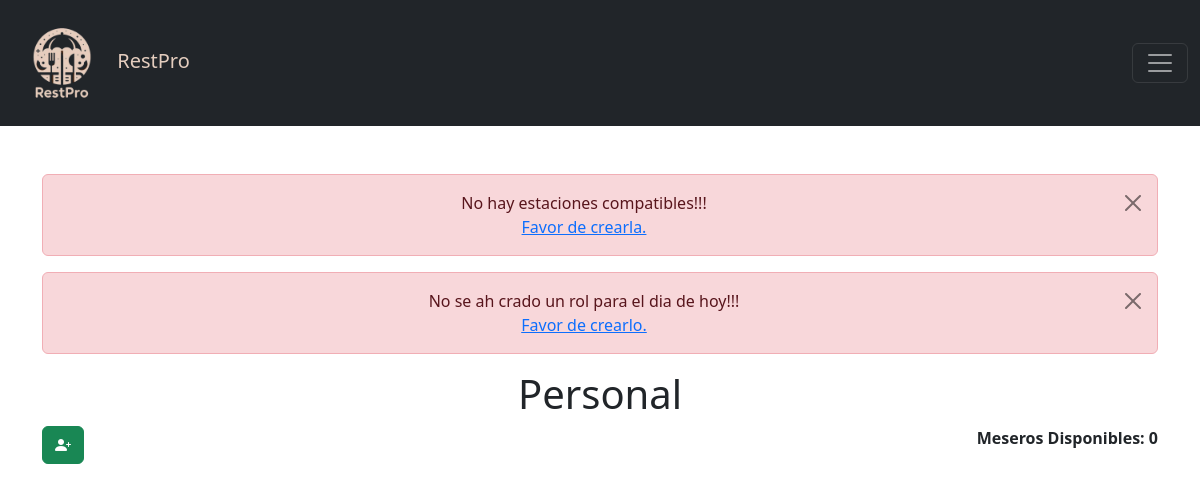
Page /vistas/personal/personal.php (signed in) on the earlier database version.
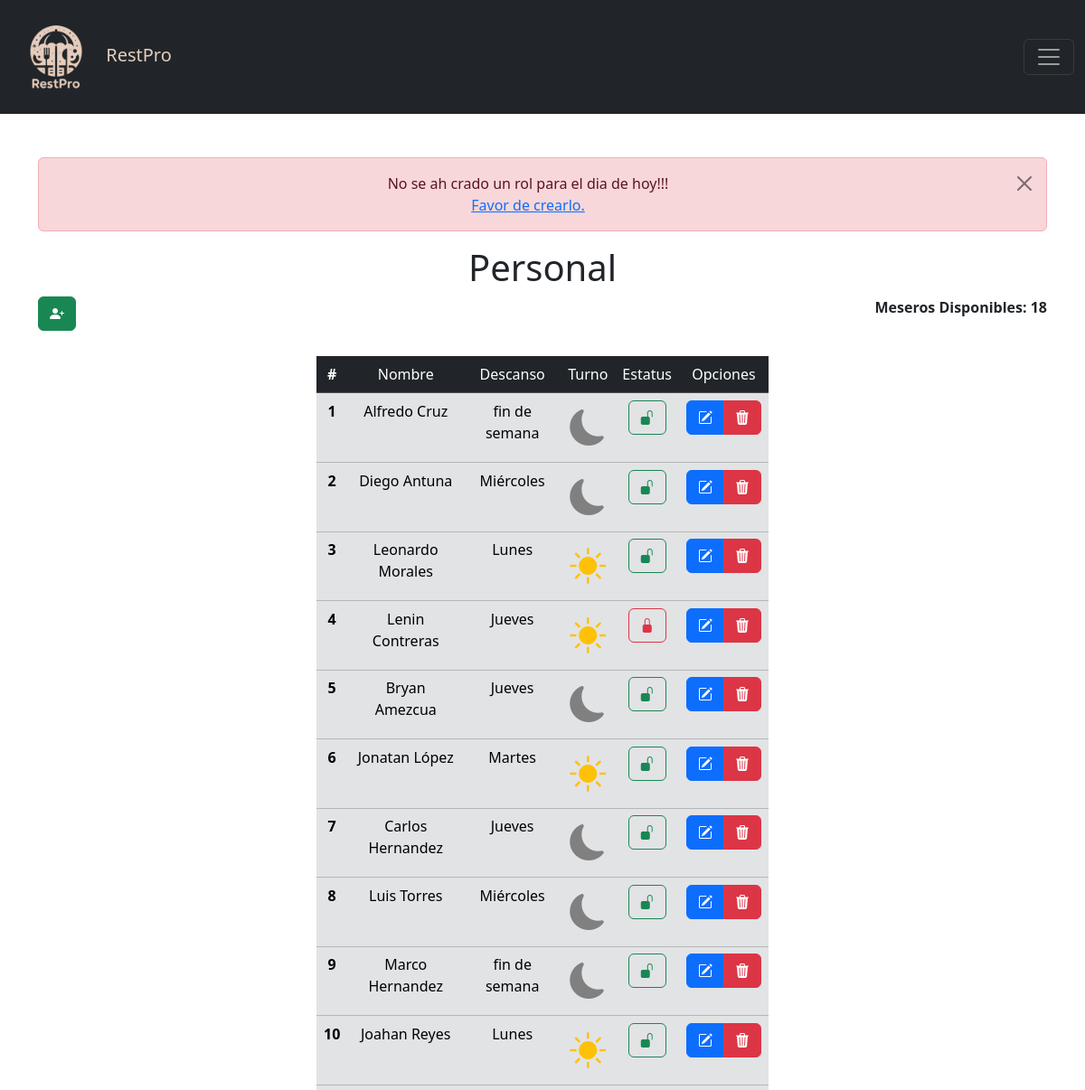
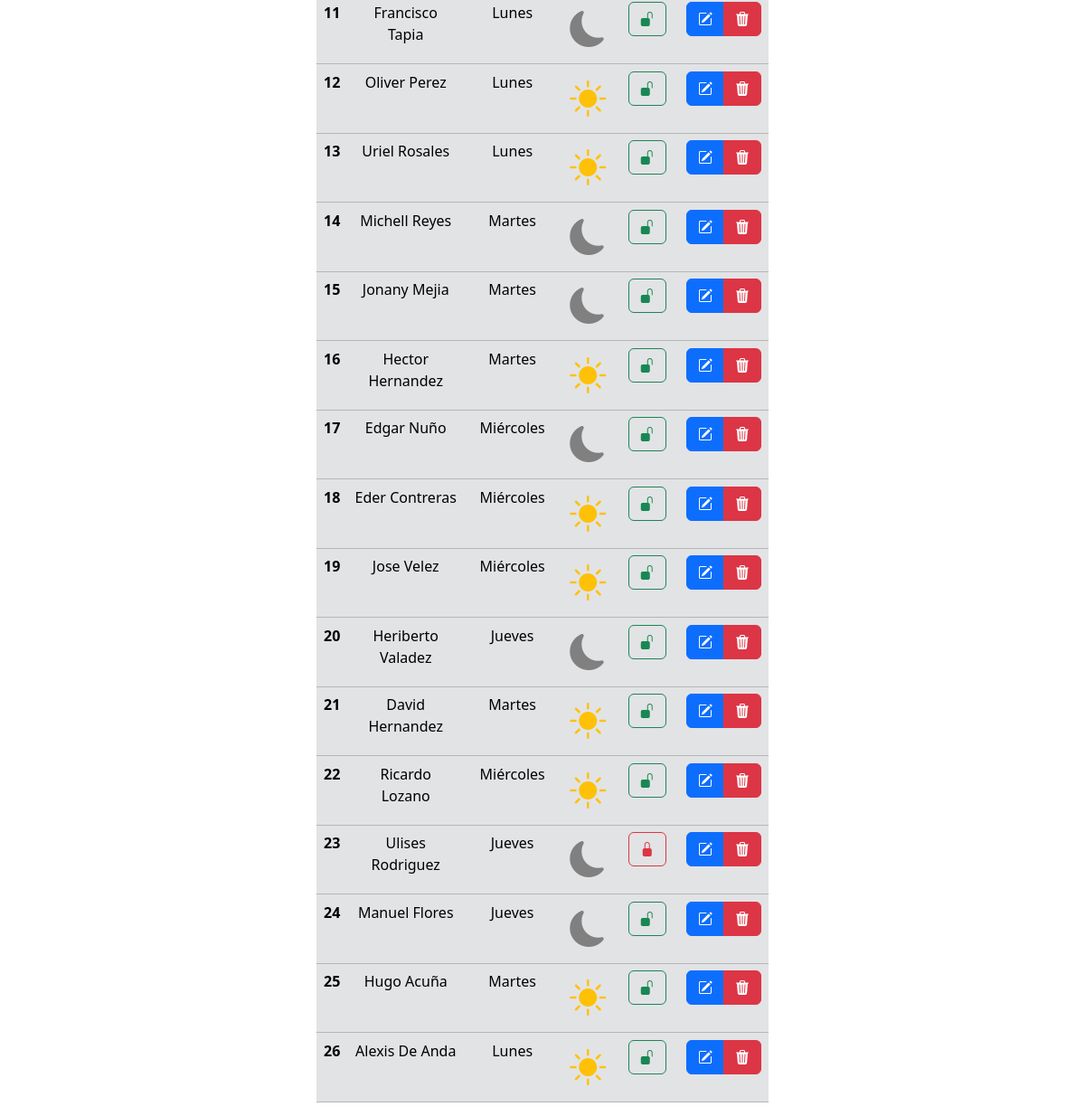
Same page on the later database version (2 pictures, top to bottom).
### tables this page shows
CREATE TABLE `personal` (
  `id` int NOT NULL,
  `nombre` varchar(50) NOT NULL,
  `apellido` varchar(50) NOT NULL,
  `descanso` varchar(15) DEFAULT NULL,
  `turno` varchar(10) DEFAULT NULL,
  `estado` int NOT NULL DEFAULT '1' COMMENT '0: inactivo, 1: activo'
);

### www/vistas/personal/personal.php (the view, shortened to what this page needs)
<?php
$ubicacion = "../../";
$titulo = "Personal";
include($ubicacion . "includes/header.php");
include($ubicacion . "config/config.php");
$result = $pdo->query("SELECT * FROM personal");
if ($result->rowCount() > 0) {
    $resultMeseros = $result->fetchAll(PDO::FETCH_OBJ);
    $ctn_meseros = 1;
}
$hoy = date("w");
if ($hoy > 0 && $hoy < 5) {
    $result = $pdo->query('SELECT COUNT(*) FROM personal WHERE estado = 1 AND descanso != ' . $hoy . ' AND descanso != "fines" ');
} else {
    $result = $pdo->query('SELECT COUNT(*) FROM personal WHERE estado = 1 AND (descanso != ' . $hoy . ' OR descanso = "fines" )');
}
$n_meseros = $result->fetchColumn();
?>
<link rel="stylesheet" href="<?php echo $ubicacion; ?>/assets/tools/styles/estilos_vistas.css">
<div class="container mt-3">
    <h1 class="text-center"><?php echo $titulo; ?></h1>
    <div class="row">
        <div class="col">
            <button title="Agregar mesero" data-bs-toggle="modal" data-bs-target="#modalAgregar"
                class="btn btn-success mb-1"><i class="bi bi-person-plus-fill"></i>
            </button>
        </div>
        <div class="col" style="text-align: right;">
            <strong>Meseros Disponibles: <?php echo $n_meseros; ?></strong>
        </div>
    </div>
    <br>
    <div class="d-flex centrar">
        <?php if (isset($resultMeseros)): ?>
            <table class="table table-border table-dark" style="width: 500px;">
                <thead>
                    <tr>
                        <th>#</th>
                        <td>Nombre</td>
                        <td>Descanso</td>
                        <td>Turno</td>
                        <td>Estatus</td>
                        <td>Opciones</td>
                    </tr>
                </thead>
                <tbody class="table-secondary">
                    <?php foreach ($resultMeseros as $mesero): ?>
                        <tr>
                            <th><?php echo $ctn_meseros; ?></th>
                            <td><?php echo $mesero->nombre . " " . $mesero->apellido; ?></td>
                            <td>
                                <?php
                                if ($mesero->descanso == null)
                                    echo obtenerDiaSemana(1);
                                elseif ($mesero->descanso != 'fines')
                                    echo obtenerDiaSemana($mesero->descanso);
                                else
                                    echo 'fin de semana';
                                ?>
                            </td>
                            <td>
                                <?php
                                if ($mesero->turno == 1)
                                    echo "<i class='fs-1 bi-moon-fill' style='color: grey;'></i>";
                                else
                                    echo "<i class='fs-1 bi-brightness-high-fill' style='color: #ffc107;'></i>";
                                ?>
                            </td>
                            <td>
                                <?php
                                if ($mesero->estado == 1) {
                                    $estiloButton = ' title="Presione para bloquear" class="btn btn-outline-success "';
                                    $icon = '<i class="bi bi-unlock-fill"></i>';
                                    $modal = 'data-bs-target="#modalBloquear"';
                                } else {
                                    $estiloButton = 'title="Presione para desbloquear" class="btn btn-outline-danger"';
                                    $icon = '<i class="bi bi-lock-fill"></i>';
                                    $modal = ' onclick="confirmarDesbloqueo(' . $mesero->id . ')" ';
                                }
                                ?>
                                <button <?php echo $estiloButton; ?> data-bs-toggle="modal" <?php echo $modal; ?> href=""
                                    data-id="<?php echo $mesero->id; ?>" data-name="<?php echo $mesero->nombre; ?>"
                                    data-estado="<?php echo $mesero->estado; ?>"><?php echo $icon; ?></button>
                            </td>
                            <td>
                                <div class="btn-group" role="group" aria-label="Basic mixed styles example">
                                    <button title="Editar" class="btn btn-primary" data-bs-toggle="modal"
                                        data-bs-target="#modalEditar" type="button" data-id="<?php echo $mesero->id; ?>"
                                        data-name="<?php echo $mesero->nombre; ?>"
                                        data-apellido="<?php echo $mesero->apellido; ?>"
                                        data-descanso="<?php echo $mesero->descanso; ?>"><i class="bi bi-pencil-square"></i>
                                    </button>
                                    <button title="Eliminar" type="button" class="btn btn-danger"
                                        onclick="confirmarEliminacion(<?php echo $mesero->id; ?>)">
                                        <i class="bi bi-trash3-fill"></i>
                                    </button>
                                </div>
                            </td>
                        <tr>
                            <?php $ctn_meseros += 1; endforeach ?>
                </tbody>
            </table>
        <?php endif ?>
    </div>
</div>
<?php
function obtenerDiaSemana($dia)
{
    $diasSemana = array("Domingo", "Lunes", "Martes", "Miércoles", "Jueves", "Viernes", "Sábado");
    return $diasSemana[$dia];
}
?>

### www/includes/header.php (shortened to what this page needs)
<!doctype html>
<html lang="es">
<head>
    <link href="https://cdn.jsdelivr.net/npm/bootstrap@5.3.3/dist/css/bootstrap.min.css" rel="stylesheet">
    <link href="https://getbootstrap.com/docs/5.3/assets/css/docs.css" rel="stylesheet">
    <link href="<?php echo $ubicacion; ?>assets/tools/styles.css" rel="stylesheet">
    <link rel="stylesheet" href="https://cdn.jsdelivr.net/npm/bootstrap-icons@1.11.3/font/bootstrap-icons.min.css">
</head>
<body>
    <?php
    include_once $ubicacion . "includes/navbar.php";
    ?>
    <div class="container mt-5 centrar">
        <?php if ($_SESSION["estaciones"] == false) { ?>
            <div class="alert alert-danger alert-dismissible mt-3" style="text-align: center;">
                <?php echo "No hay estaciones compatibles!!! <br>
                        <a href='$ubicacion/vistas/estaciones/crear_estaciones.php'>Favor de crearla.</a>"; ?>
                <button type="button" class="btn-close" data-bs-dismiss="alert" aria-label="Close"></button>
            </div>
        <?php } ?> <?php if ($_SESSION["rol_creado"] == false) { ?>
            <div class="alert alert-danger alert-dismissible mt-3" style="text-align: center;">
                <?php echo "No se ah crado un rol para el dia de hoy!!! <br>
                        <a href='$ubicacion/vistas/rol/rol.php'>Favor de crearlo.</a>"; ?>
                <button type="button" class="btn-close" data-bs-dismiss="alert" aria-label="Close"></button>
            </div>
        <?php } ?>
    </div>

### www/includes/navbar.php (shortened to what this page needs)
<nav class="navbar navbar-dark bg-dark">
    <div class="container-fluid">
        <a class="navbar-brand color-text-navbar" href="<?php echo $ubicacion; ?>index.php">
            <img src="<?php echo $ubicacion; ?>assets/imagenes/logo-white.png" width="100" height="100" alt="...">
            RestPro
        </a>
        <button class="navbar-toggler" type="button" data-bs-toggle="offcanvas" data-bs-target="#offcanvasNavbar"
            aria-controls="offcanvasNavbar" aria-label="Toggle navigation">
            <span class="navbar-toggler-icon"></span>
        </button>
    </div>
</nav>

### www/assets/tools/styles.css (style rules this page uses)
.row { display: flex; row-gap: 48px; }
.color-text-navbar { color: #e4cdbe; }
.centrar { text-align: center; justify-content: center; align-items: center; }
.container { margin-top: 50px; }
.btn { cursor: pointer; }

### www/assets/tools/styles/estilos_vistas.css (style rules this page uses)
.table { table-layout: auto; width: auto; }

Differences in the rows shown:
added personal: nombre "Alfredo", apellido "Cruz", descanso "fin de semana", turno "1" (drawn), estado 1 (drawn)
added personal: nombre "Diego", apellido "Antuna", descanso "Miércoles", turno "1" (drawn), estado 1 (drawn)
added personal: nombre "Leonardo", apellido "Morales", descanso "Lunes", turno "2" (drawn), estado 1 (drawn)
added personal: nombre "Lenin", apellido "Contreras", descanso "Jueves", turno "2" (drawn), estado 0 (drawn)
added personal: nombre "Bryan", apellido "Amezcua", descanso "Jueves", turno "1" (drawn), estado 1 (drawn)
added personal: nombre "Jonatan", apellido "López", descanso "Martes", turno "2" (drawn), estado 1 (drawn)
added personal: nombre "Carlos", apellido "Hernandez", descanso "Jueves", turno "1" (drawn), estado 1 (drawn)
added personal: nombre "Luis", apellido "Torres", descanso "Miércoles", turno "1" (drawn), estado 1 (drawn)
added personal: nombre "Marco", apellido "Hernandez", descanso "fin de semana", turno "1" (drawn), estado 1 (drawn)
added personal: nombre "Joahan", apellido "Reyes", descanso "Lunes", turno "2" (drawn), estado 1 (drawn)
added personal: nombre "Francisco", apellido "Tapia", descanso "Lunes", turno "1" (drawn), estado 1 (drawn)
added personal: nombre "Oliver", apellido "Perez", descanso "Lunes", turno "2" (drawn), estado 1 (drawn)
added personal: nombre "Uriel", apellido "Rosales", descanso "Lunes", turno "2" (drawn), estado 1 (drawn)
added personal: nombre "Michell", apellido "Reyes", descanso "Martes", turno "1" (drawn), estado 1 (drawn)
added personal: nombre "Jonany", apellido "Mejia", descanso "Martes", turno "1" (drawn), estado 1 (drawn)
added personal: nombre "Hector", apellido "Hernandez", descanso "Martes", turno "2" (drawn), estado 1 (drawn)
added personal: nombre "Edgar", apellido "Nuño", descanso "Miércoles", turno "1" (drawn), estado 1 (drawn)
added personal: nombre "Eder", apellido "Contreras", descanso "Miércoles", turno "2" (drawn), estado 1 (drawn)
added personal: nombre "Jose", apellido "Velez", descanso "Miércoles", turno "2" (drawn), estado 1 (drawn)
added personal: nombre "Heriberto", apellido "Valadez", descanso "Jueves", turno "1" (drawn), estado 1 (drawn)
added personal: nombre "David", apellido "Hernandez", descanso "Martes", turno "2" (drawn), estado 1 (drawn)
added personal: nombre "Ricardo", apellido "Lozano", descanso "Miércoles", turno "2" (drawn), estado 1 (drawn)
added personal: nombre "Ulises", apellido "Rodriguez", descanso "Jueves", turno "1" (drawn), estado 0 (drawn)
added personal: nombre "Manuel", apellido "Flores", descanso "Jueves", turno "1" (drawn), estado 1 (drawn)
added personal: nombre "Hugo", apellido "Acuña", descanso "Martes", turno "2" (drawn), estado 1 (drawn)
added personal: nombre "Alexis", apellido "De Anda", descanso "Lunes", turno "2" (drawn), estado 1 (drawn)
Other differences:
$n_meseros: "0" → "18"
text no longer shown: "No hay estaciones compatibles!!! Favor de crearla."
text now shown: "# Nombre Descanso Turno Estatus Opciones"
